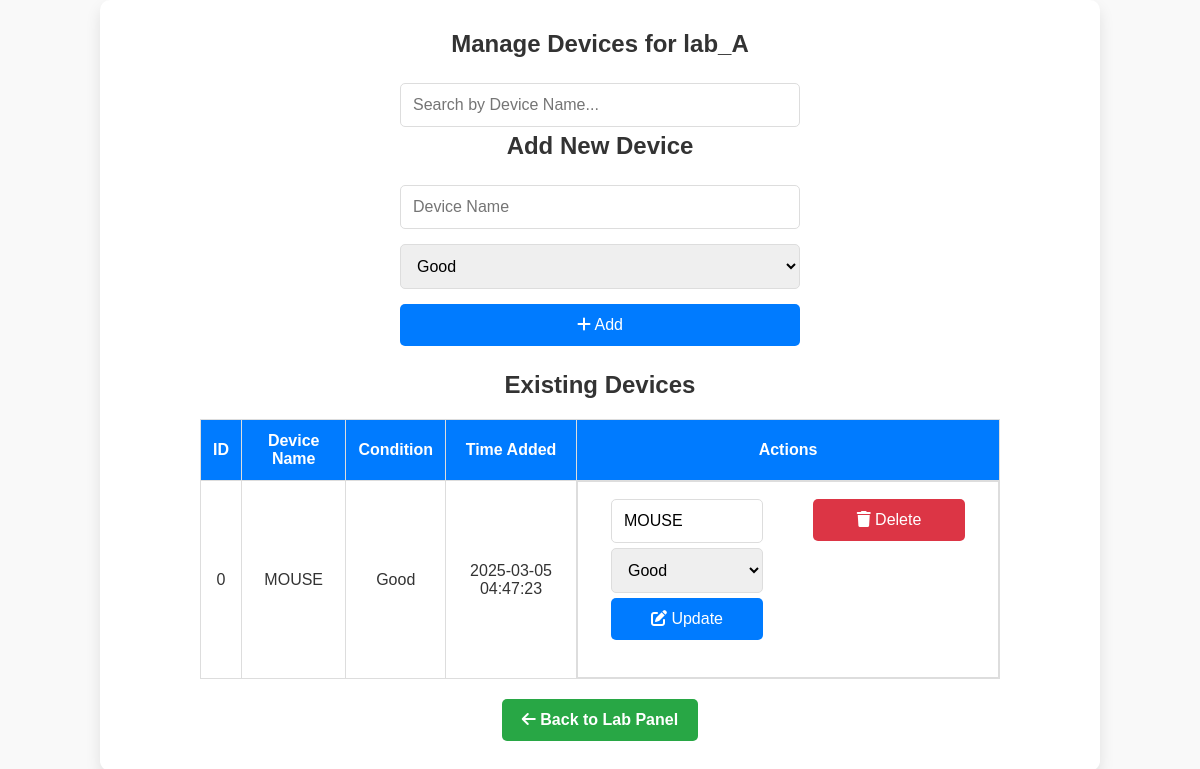
Page /admin/manage_devices.php?lab=lab_A (signed in) on the earlier database version.
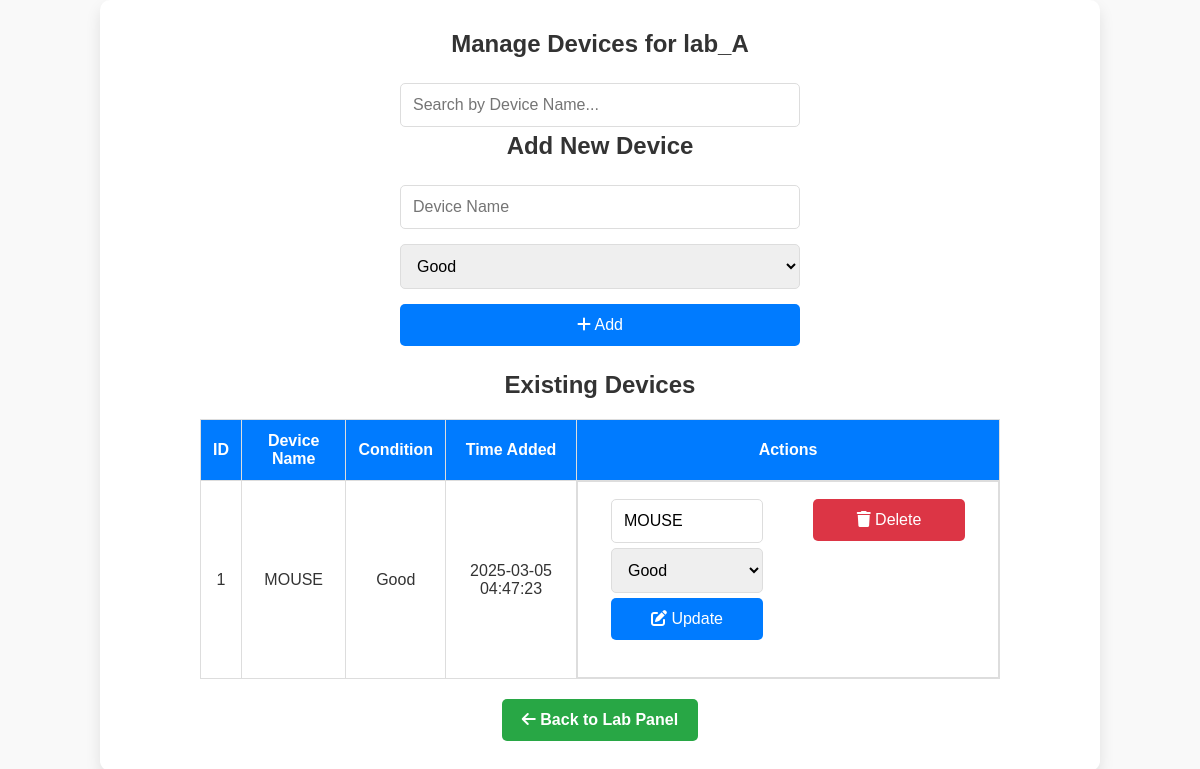
Same page on the later database version.
### tables this page shows
CREATE TABLE devices (
  `id` int(11) NOT NULL AUTO_INCREMENT PRIMARY KEY,
  `device_name` varchar(255) NOT NULL,
  `working_condition` enum('Good','Needs Repair','Not Working') DEFAULT 'Good',
  `time_added` timestamp NOT NULL DEFAULT current_timestamp()
);

### admin/manage_devices.php (the view, shortened to what this page needs)
<?php
include '../include/db.php';
$lab = $_GET['lab'];
$conn->select_db($lab);
$conn->query("CREATE TABLE IF NOT EXISTS devices (
    id INT AUTO_INCREMENT PRIMARY KEY,
    device_name VARCHAR(255) NOT NULL,
    working_condition ENUM('Good', 'Needs Repair', 'Not Working') DEFAULT 'Good',
    time_added TIMESTAMP DEFAULT CURRENT_TIMESTAMP
)");
$devices = $conn->query("SELECT * FROM devices ORDER BY time_added DESC");
?>
<!DOCTYPE html>
<html lang="en">
<head>
    <link rel="stylesheet" href="../assets/style.css">
</head>
<body>
<div class="container">
    <h2>Manage Devices for <?php echo htmlspecialchars($lab); ?></h2>
    <input type="text" id="searchDevice" placeholder="Search by Device Name..." onkeyup="searchLogs()">
    <h3>Add New Device</h3>
    <form method="POST">
        <input type="text" name="device_name" placeholder="Device Name" required>
        <select name="working_condition">
            <option value="Good">Good</option>
        </select>
        <button type="submit" name="add_device"><i class="fas fa-plus"></i> Add</button>
    </form>
    <h3>Existing Devices</h3>
    <table>
        <thead>
            <tr>
                <th>ID</th>
                <th>Device Name</th>
                <th>Condition</th>
                <th>Time Added</th>
                <th>Actions</th>
            </tr>
        </thead>
        <tbody id="logsTable">
            <?php while ($device = $devices->fetch_assoc()) { ?>
            <tr>
                <td><?php echo $device['id']; ?></td>
                <td><?php echo $device['device_name']; ?></td>
                <td><?php echo $device['working_condition']; ?></td>
                <td><?php echo $device['time_added']; ?></td>
                <td class="actions">
                    <form method="POST">
                        <input type="text" name="device_name" value="<?php echo htmlspecialchars($device['device_name']); ?>" required>
                        <select name="working_condition">
                            <option value="Good" <?php echo ($device['working_condition'] == 'Good') ? 'selected' : ''; ?>>Good</option>
                        </select>
                        <button type="submit" name="update_device"><i class="fas fa-edit"></i> Update</button>
                    </form>
                    <form method="POST">
                        <button type="submit" name="delete_device" class="delete-btn" onclick="return confirm('Are you sure you want to delete this device?')"><i class="fas fa-trash"></i> Delete</button>
                    </form>
                </td>
            </tr>
            <?php } ?>
        </tbody>
    </table>
    <a href="lab_panel.php?lab=<?php echo $lab; ?>" class="back-btn"><i class="fas fa-arrow-left"></i> Back to Lab Panel</a>
</div>
</body>
</html>

Differences in the rows shown:
removed devices: id "0", device_name "MOUSE", working_condition "Good", time_added "2025-03-05 04:47:23"
added devices: id "1", device_name "MOUSE", working_condition "Good", time_added "2025-03-05 04:47:23"
